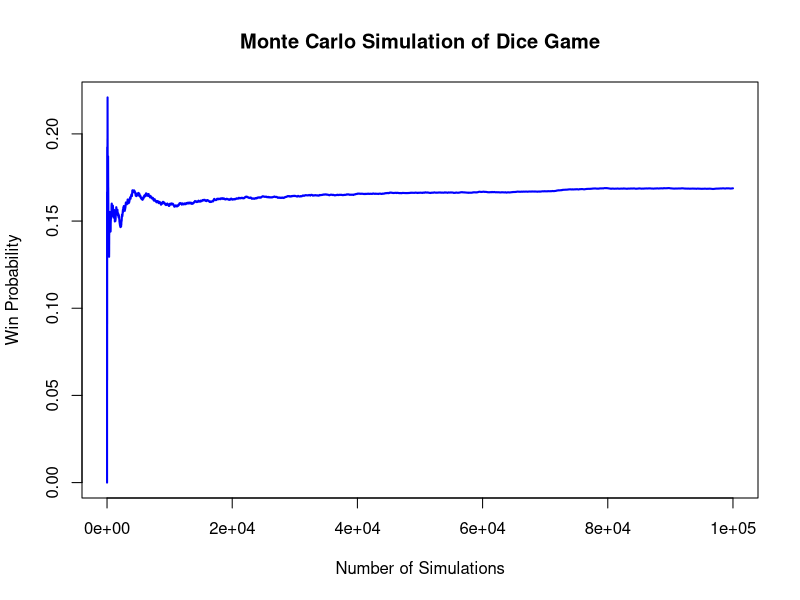

The R source for this figure:
## ---- chunk 1
knitr::opts_chunk$set(echo = TRUE)
## ---- chunk 2
# Function to perform Monte Carlo simulation for a dice game
monte_carlo_dice_simulation <- function(rolls, simulations) {
  
  # Set seed for reproducibility
  set.seed(123)
  
  # Create matrix to store simulation results
  wins <- matrix(0, nrow = simulations, ncol = 1)
  
  # Perform Monte Carlo simulation
  for (i in 1:simulations) {
    # Simulate rolling two six-sided dice 'rolls' times
    dice_rolls <- sample(1:6, rolls, replace = TRUE) + sample(1:6, rolls, replace = TRUE)
    
    # Check if the sum is 7 for each roll
    wins[i,] <- sum(dice_rolls == 7) > 0
  }
  
  # Calculate the estimated probability of winning
  win_probability <- cumsum(wins) / seq_along(wins)
  
  return(win_probability)
}

# Set parameters for the simulation
rolls <- 1        # Number of dice rolls in each simulation
simulations <- 100000  # Number of simulations

# Run Monte Carlo simulation for the dice game
win_probability <- monte_carlo_dice_simulation(rolls, simulations)

# Plot the results
p <- plot(seq_along(win_probability), win_probability, type = "l", 
     xlab = "Number of Simulations", ylab = "Win Probability",
     main = "Monte Carlo Simulation of Dice Game",
     col = "blue", lwd = 2)
